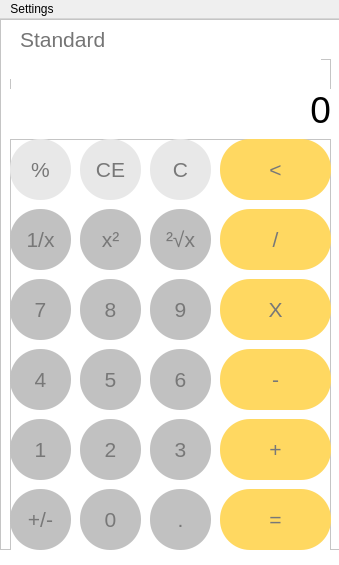
<?xml version="1.0" encoding="UTF-8"?>
<ui version="4.0">
 <class>MainWindow</class>
 <widget class="QMainWindow" name="MainWindow">
  <property name="geometry">
   <rect>
    <x>0</x>
    <y>0</y>
    <width>339</width>
    <height>565</height>
   </rect>
  </property>
  <property name="minimumSize">
   <size>
    <width>339</width>
    <height>565</height>
   </size>
  </property>
  <property name="maximumSize">
   <size>
    <width>339</width>
    <height>565</height>
   </size>
  </property>
  <property name="sizeIncrement">
   <size>
    <width>0</width>
    <height>1</height>
   </size>
  </property>
  <property name="windowTitle">
   <string>Calculator</string>
  </property>
  <property name="toolTipDuration">
   <number>-1</number>
  </property>
  <property name="layoutDirection">
   <enum>Qt::LeftToRight</enum>
  </property>
  <property name="autoFillBackground">
   <bool>false</bool>
  </property>
  <property name="styleSheet">
   <string notr="true"/>
  </property>
  <widget class="QWidget" name="centralwidget">
   <property name="styleSheet">
    <string notr="true">background-color: rgb(255, 255, 255);</string>
   </property>
   <widget class="QFrame" name="frame">
    <property name="geometry">
     <rect>
      <x>0</x>
      <y>0</y>
      <width>341</width>
      <height>531</height>
     </rect>
    </property>
    <property name="styleSheet">
     <string notr="true"/>
    </property>
    <property name="frameShape">
     <enum>QFrame::StyledPanel</enum>
    </property>
    <property name="frameShadow">
     <enum>QFrame::Raised</enum>
    </property>
    <widget class="QFrame" name="frame_buttons">
     <property name="geometry">
      <rect>
       <x>10</x>
       <y>120</y>
       <width>321</width>
       <height>421</height>
      </rect>
     </property>
     <property name="styleSheet">
      <string notr="true"/>
     </property>
     <property name="frameShape">
      <enum>QFrame::StyledPanel</enum>
     </property>
     <property name="frameShadow">
      <enum>QFrame::Raised</enum>
     </property>
     <widget class="QPushButton" name="point">
      <property name="geometry">
       <rect>
        <x>140</x>
        <y>350</y>
        <width>61</width>
        <height>61</height>
       </rect>
      </property>
      <property name="font">
       <font>
        <pointsize>16</pointsize>
       </font>
      </property>
      <property name="styleSheet">
       <string notr="true">color: rgb(120, 120, 120);
background-color: rgb(193, 193, 193);border-radius: 30px;</string>
      </property>
      <property name="text">
       <string>.</string>
      </property>
     </widget>
     <widget class="QPushButton" name="three">
      <property name="geometry">
       <rect>
        <x>140</x>
        <y>280</y>
        <width>61</width>
        <height>61</height>
       </rect>
      </property>
      <property name="font">
       <font>
        <pointsize>16</pointsize>
       </font>
      </property>
      <property name="styleSheet">
       <string notr="true">color: rgb(120, 120, 120);
background-color: rgb(193, 193, 193);border-radius: 30px;</string>
      </property>
      <property name="text">
       <string>3</string>
      </property>
     </widget>
     <widget class="QPushButton" name="zero">
      <property name="geometry">
       <rect>
        <x>70</x>
        <y>350</y>
        <width>61</width>
        <height>61</height>
       </rect>
      </property>
      <property name="font">
       <font>
        <pointsize>16</pointsize>
       </font>
      </property>
      <property name="styleSheet">
       <string notr="true">color: rgb(120, 120, 120);
background-color: rgb(193, 193, 193);border-radius: 30px;</string>
      </property>
      <property name="text">
       <string>0</string>
      </property>
     </widget>
     <widget class="QPushButton" name="two">
      <property name="geometry">
       <rect>
        <x>70</x>
        <y>280</y>
        <width>61</width>
        <height>61</height>
       </rect>
      </property>
      <property name="font">
       <font>
        <pointsize>16</pointsize>
       </font>
      </property>
      <property name="styleSheet">
       <string notr="true">color: rgb(120, 120, 120);
background-color: rgb(193, 193, 193);;border-radius: 30px;</string>
      </property>
      <property name="text">
       <string>2</string>
      </property>
     </widget>
     <widget class="QPushButton" name="eight">
      <property name="geometry">
       <rect>
        <x>70</x>
        <y>140</y>
        <width>61</width>
        <height>61</height>
       </rect>
      </property>
      <property name="font">
       <font>
        <pointsize>16</pointsize>
       </font>
      </property>
      <property name="styleSheet">
       <string notr="true">color: rgb(120, 120, 120);
background-color: rgb(193, 193, 193);border-radius: 30px;</string>
      </property>
      <property name="text">
       <string>8</string>
      </property>
     </widget>
     <widget class="QPushButton" name="back">
      <property name="geometry">
       <rect>
        <x>210</x>
        <y>0</y>
        <width>111</width>
        <height>61</height>
       </rect>
      </property>
      <property name="font">
       <font>
        <pointsize>16</pointsize>
       </font>
      </property>
      <property name="toolTip">
       <string>Remove/Back</string>
      </property>
      <property name="styleSheet">
       <string notr="true">background-color: rgb(255, 216, 97);
color: rgb(120, 120, 120);
border-radius: 30px;</string>
      </property>
      <property name="text">
       <string>&lt;</string>
      </property>
     </widget>
     <widget class="QPushButton" name="five">
      <property name="geometry">
       <rect>
        <x>70</x>
        <y>210</y>
        <width>61</width>
        <height>61</height>
       </rect>
      </property>
      <property name="font">
       <font>
        <pointsize>16</pointsize>
       </font>
      </property>
      <property name="styleSheet">
       <string notr="true">color: rgb(120, 120, 120);
background-color: rgb(193, 193, 193);border-radius: 30px;</string>
      </property>
      <property name="text">
       <string>5</string>
      </property>
     </widget>
     <widget class="QPushButton" name="seven">
      <property name="geometry">
       <rect>
        <x>0</x>
        <y>140</y>
        <width>61</width>
        <height>61</height>
       </rect>
      </property>
      <property name="font">
       <font>
        <pointsize>16</pointsize>
       </font>
      </property>
      <property name="styleSheet">
       <string notr="true">color: rgb(120, 120, 120);
background-color: rgb(193, 193, 193);
border-radius: 30px;</string>
      </property>
      <property name="text">
       <string>7</string>
      </property>
     </widget>
     <widget class="QPushButton" name="plus_minus">
      <property name="geometry">
       <rect>
        <x>0</x>
        <y>350</y>
        <width>61</width>
        <height>61</height>
       </rect>
      </property>
      <property name="font">
       <font>
        <pointsize>16</pointsize>
       </font>
      </property>
      <property name="styleSheet">
       <string notr="true">border-radius: 30px;color: rgb(120, 120, 120);
background-color: rgb(193, 193, 193);</string>
      </property>
      <property name="text">
       <string>+/-</string>
      </property>
     </widget>
     <widget class="QPushButton" name="multiply">
      <property name="geometry">
       <rect>
        <x>210</x>
        <y>140</y>
        <width>111</width>
        <height>61</height>
       </rect>
      </property>
      <property name="font">
       <font>
        <pointsize>16</pointsize>
       </font>
      </property>
      <property name="toolTip">
       <string>Multiply</string>
      </property>
      <property name="styleSheet">
       <string notr="true">background-color: rgb(255, 216, 97);
color: rgb(120, 120, 120);border-radius: 30px;</string>
      </property>
      <property name="text">
       <string>X</string>
      </property>
     </widget>
     <widget class="QPushButton" name="x_square">
      <property name="geometry">
       <rect>
        <x>70</x>
        <y>70</y>
        <width>61</width>
        <height>61</height>
       </rect>
      </property>
      <property name="font">
       <font>
        <pointsize>16</pointsize>
       </font>
      </property>
      <property name="toolTip">
       <string>Square</string>
      </property>
      <property name="styleSheet">
       <string notr="true">color: rgb(120, 120, 120);
background-color: rgb(193, 193, 193);border-radius: 30px;</string>
      </property>
      <property name="text">
       <string>x²</string>
      </property>
     </widget>
     <widget class="QPushButton" name="divide">
      <property name="geometry">
       <rect>
        <x>210</x>
        <y>70</y>
        <width>111</width>
        <height>61</height>
       </rect>
      </property>
      <property name="minimumSize">
       <size>
        <width>111</width>
        <height>61</height>
       </size>
      </property>
      <property name="maximumSize">
       <size>
        <width>111</width>
        <height>61</height>
       </size>
      </property>
      <property name="font">
       <font>
        <pointsize>16</pointsize>
       </font>
      </property>
      <property name="toolTip">
       <string>Divide</string>
      </property>
      <property name="styleSheet">
       <string notr="true">background-color: rgb(255, 216, 97);
color: rgb(120, 120, 120);
border-radius: 30px;</string>
      </property>
      <property name="text">
       <string>/</string>
      </property>
     </widget>
     <widget class="QPushButton" name="root">
      <property name="geometry">
       <rect>
        <x>140</x>
        <y>70</y>
        <width>61</width>
        <height>61</height>
       </rect>
      </property>
      <property name="font">
       <font>
        <pointsize>16</pointsize>
       </font>
      </property>
      <property name="toolTip">
       <string>Square root</string>
      </property>
      <property name="styleSheet">
       <string notr="true">color: rgb(120, 120, 120);
background-color: rgb(193, 193, 193);border-radius: 30px;</string>
      </property>
      <property name="text">
       <string>²√x</string>
      </property>
     </widget>
     <widget class="QPushButton" name="per">
      <property name="geometry">
       <rect>
        <x>0</x>
        <y>0</y>
        <width>61</width>
        <height>61</height>
       </rect>
      </property>
      <property name="font">
       <font>
        <pointsize>16</pointsize>
       </font>
      </property>
      <property name="styleSheet">
       <string notr="true">color: rgb(120, 120, 120);
background-color: rgb(232, 232, 232);
border-radius: 30px;</string>
      </property>
      <property name="text">
       <string>%</string>
      </property>
     </widget>
     <widget class="QPushButton" name="six">
      <property name="geometry">
       <rect>
        <x>140</x>
        <y>210</y>
        <width>61</width>
        <height>61</height>
       </rect>
      </property>
      <property name="font">
       <font>
        <pointsize>16</pointsize>
       </font>
      </property>
      <property name="styleSheet">
       <string notr="true">color: rgb(120, 120, 120);
background-color: rgb(193, 193, 193);border-radius: 30px;</string>
      </property>
      <property name="text">
       <string>6</string>
      </property>
     </widget>
     <widget class="QPushButton" name="four">
      <property name="geometry">
       <rect>
        <x>0</x>
        <y>210</y>
        <width>61</width>
        <height>61</height>
       </rect>
      </property>
      <property name="font">
       <font>
        <pointsize>16</pointsize>
       </font>
      </property>
      <property name="styleSheet">
       <string notr="true">color: rgb(120, 120, 120);
background-color: rgb(193, 193, 193);border-radius: 30px;</string>
      </property>
      <property name="text">
       <string>4</string>
      </property>
     </widget>
     <widget class="QPushButton" name="plus">
      <property name="geometry">
       <rect>
        <x>210</x>
        <y>280</y>
        <width>111</width>
        <height>61</height>
       </rect>
      </property>
      <property name="font">
       <font>
        <pointsize>16</pointsize>
       </font>
      </property>
      <property name="toolTip">
       <string>Plus</string>
      </property>
      <property name="styleSheet">
       <string notr="true">background-color: rgb(255, 216, 97);
color: rgb(120, 120, 120);border-radius: 30px;</string>
      </property>
      <property name="text">
       <string>+</string>
      </property>
     </widget>
     <widget class="QPushButton" name="equal">
      <property name="geometry">
       <rect>
        <x>210</x>
        <y>350</y>
        <width>111</width>
        <height>61</height>
       </rect>
      </property>
      <property name="font">
       <font>
        <pointsize>16</pointsize>
       </font>
      </property>
      <property name="styleSheet">
       <string notr="true">background-color: rgb(255, 216, 97);
color: rgb(120, 120, 120);border-radius: 30px;</string>
      </property>
      <property name="text">
       <string>=</string>
      </property>
     </widget>
     <widget class="QPushButton" name="one_by_x">
      <property name="geometry">
       <rect>
        <x>0</x>
        <y>70</y>
        <width>61</width>
        <height>61</height>
       </rect>
      </property>
      <property name="font">
       <font>
        <pointsize>16</pointsize>
       </font>
      </property>
      <property name="toolTip">
       <string>one by x</string>
      </property>
      <property name="styleSheet">
       <string notr="true">color: rgb(120, 120, 120);
background-color: rgb(193, 193, 193);
border-radius: 30px;</string>
      </property>
      <property name="text">
       <string>1/x</string>
      </property>
     </widget>
     <widget class="QPushButton" name="nine">
      <property name="geometry">
       <rect>
        <x>140</x>
        <y>140</y>
        <width>61</width>
        <height>61</height>
       </rect>
      </property>
      <property name="font">
       <font>
        <pointsize>16</pointsize>
       </font>
      </property>
      <property name="styleSheet">
       <string notr="true">color: rgb(120, 120, 120);
background-color: rgb(193, 193, 193);border-radius: 30px;</string>
      </property>
      <property name="text">
       <string>9</string>
      </property>
     </widget>
     <widget class="QPushButton" name="minus">
      <property name="geometry">
       <rect>
        <x>210</x>
        <y>210</y>
        <width>111</width>
        <height>61</height>
       </rect>
      </property>
      <property name="font">
       <font>
        <pointsize>16</pointsize>
       </font>
      </property>
      <property name="toolTip">
       <string>Subtract</string>
      </property>
      <property name="styleSheet">
       <string notr="true">background-color: rgb(255, 216, 97);
color: rgb(120, 120, 120);border-radius: 30px;</string>
      </property>
      <property name="text">
       <string>-</string>
      </property>
     </widget>
     <widget class="QPushButton" name="one">
      <property name="geometry">
       <rect>
        <x>0</x>
        <y>280</y>
        <width>61</width>
        <height>61</height>
       </rect>
      </property>
      <property name="font">
       <font>
        <pointsize>16</pointsize>
       </font>
      </property>
      <property name="styleSheet">
       <string notr="true">color: rgb(120, 120, 120);
background-color: rgb(193, 193, 193);border-radius: 30px;</string>
      </property>
      <property name="text">
       <string>1</string>
      </property>
     </widget>
     <widget class="QPushButton" name="clear">
      <property name="geometry">
       <rect>
        <x>140</x>
        <y>0</y>
        <width>61</width>
        <height>61</height>
       </rect>
      </property>
      <property name="font">
       <font>
        <pointsize>16</pointsize>
       </font>
      </property>
      <property name="toolTip">
       <string>Clear</string>
      </property>
      <property name="styleSheet">
       <string notr="true">color: rgb(120, 120, 120);
background-color: rgb(232, 232, 232);
border-radius: 30px;</string>
      </property>
      <property name="text">
       <string>C</string>
      </property>
     </widget>
     <widget class="QPushButton" name="ce">
      <property name="geometry">
       <rect>
        <x>70</x>
        <y>0</y>
        <width>61</width>
        <height>61</height>
       </rect>
      </property>
      <property name="font">
       <font>
        <pointsize>16</pointsize>
       </font>
      </property>
      <property name="toolTip">
       <string>Clear recent calculation</string>
      </property>
      <property name="styleSheet">
       <string notr="true">color: rgb(120, 120, 120);
background-color: rgb(232, 232, 232);
border-radius: 30px;</string>
      </property>
      <property name="text">
       <string>CE</string>
      </property>
     </widget>
    </widget>
    <widget class="QFrame" name="frame_calculations_display">
     <property name="geometry">
      <rect>
       <x>10</x>
       <y>40</y>
       <width>321</width>
       <height>71</height>
      </rect>
     </property>
     <property name="styleSheet">
      <string notr="true"/>
     </property>
     <property name="frameShape">
      <enum>QFrame::StyledPanel</enum>
     </property>
     <property name="frameShadow">
      <enum>QFrame::Raised</enum>
     </property>
     <widget class="QLabel" name="label_2">
      <property name="geometry">
       <rect>
        <x>0</x>
        <y>30</y>
        <width>321</width>
        <height>41</height>
       </rect>
      </property>
      <property name="font">
       <font>
        <pointsize>28</pointsize>
       </font>
      </property>
      <property name="styleSheet">
       <string notr="true">color: rgb(0, 0, 0);</string>
      </property>
      <property name="text">
       <string>0</string>
      </property>
      <property name="alignment">
       <set>Qt::AlignRight|Qt::AlignTrailing|Qt::AlignVCenter</set>
      </property>
     </widget>
     <widget class="QLabel" name="label_3">
      <property name="geometry">
       <rect>
        <x>0</x>
        <y>0</y>
        <width>311</width>
        <height>20</height>
       </rect>
      </property>
      <property name="maximumSize">
       <size>
        <width>100000</width>
        <height>16777215</height>
       </size>
      </property>
      <property name="font">
       <font>
        <pointsize>10</pointsize>
       </font>
      </property>
      <property name="styleSheet">
       <string notr="true">color: rgb(0, 0, 0);</string>
      </property>
      <property name="text">
       <string/>
      </property>
      <property name="alignment">
       <set>Qt::AlignRight|Qt::AlignTrailing|Qt::AlignVCenter</set>
      </property>
     </widget>
    </widget>
    <widget class="QLabel" name="label">
     <property name="geometry">
      <rect>
       <x>20</x>
       <y>10</y>
       <width>111</width>
       <height>21</height>
      </rect>
     </property>
     <property name="font">
      <font>
       <pointsize>16</pointsize>
      </font>
     </property>
     <property name="styleSheet">
      <string notr="true">color: rgb(117, 117, 117);</string>
     </property>
     <property name="text">
      <string>Standard</string>
     </property>
    </widget>
   </widget>
  </widget>
  <widget class="QMenuBar" name="menuBar">
   <property name="geometry">
    <rect>
     <x>0</x>
     <y>0</y>
     <width>339</width>
     <height>25</height>
    </rect>
   </property>
   <widget class="QMenu" name="menuSettings">
    <property name="title">
     <string>Settings</string>
    </property>
    <widget class="QMenu" name="menuThemes">
     <property name="title">
      <string>Themes</string>
     </property>
     <addaction name="actionDark"/>
     <addaction name="actionLight"/>
    </widget>
    <addaction name="menuThemes"/>
   </widget>
   <addaction name="menuSettings"/>
  </widget>
  <action name="actionDark">
   <property name="text">
    <string>Dark</string>
   </property>
  </action>
  <action name="actionLight">
   <property name="text">
    <string>Light</string>
   </property>
  </action>
 </widget>
 <resources/>
 <connections/>
</ui>
